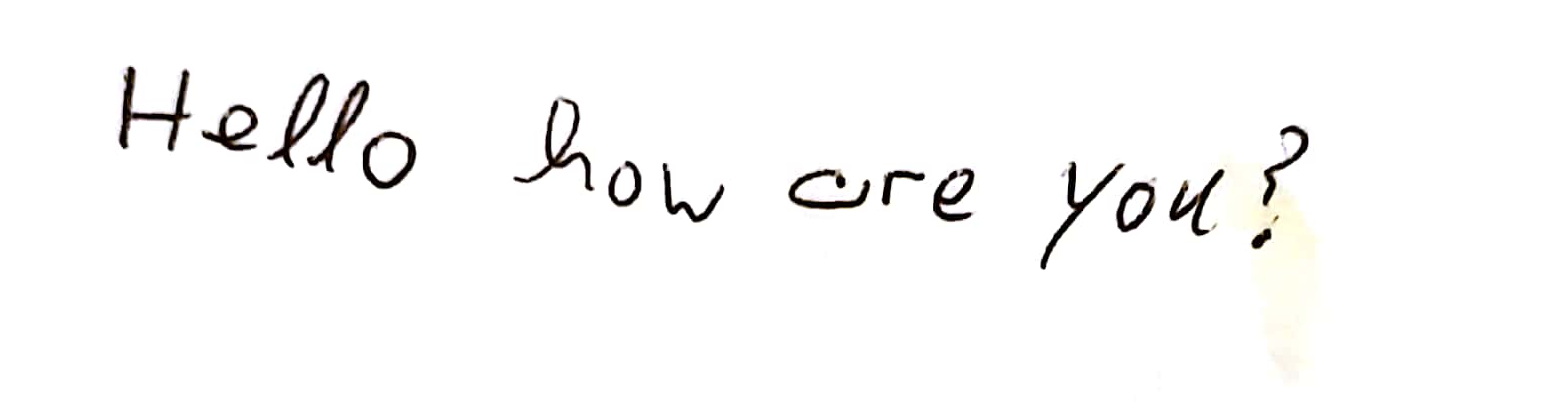
#> input picture images/scene-text-detection/example_07.png, 1542 x 402 px, found by its file name
$ python app.py   (older library calls are emulated)
#> lines starting #> are read from the running program, lines starting #| are printed output that depends on the picture; after the words box and inside, x2 and y2 are one past the last pixel; in counts of white or black regions, pixels touching at a corner belong together
import sys
import numpy as np
import cv2

im = cv2.imread('../../ocr/scene-text-detection/example_07.png')
#> im is the input picture: shape (402, 1542, 3); mean B, G, R 248.5, 248.8, 249.1
im3 = im.copy()

gray = cv2.cvtColor(im, cv2.COLOR_BGR2GRAY)
blur = cv2.GaussianBlur(gray, (5, 5), 0)
thresh = cv2.adaptiveThreshold(blur, 255, 1, 1, 11, 2)
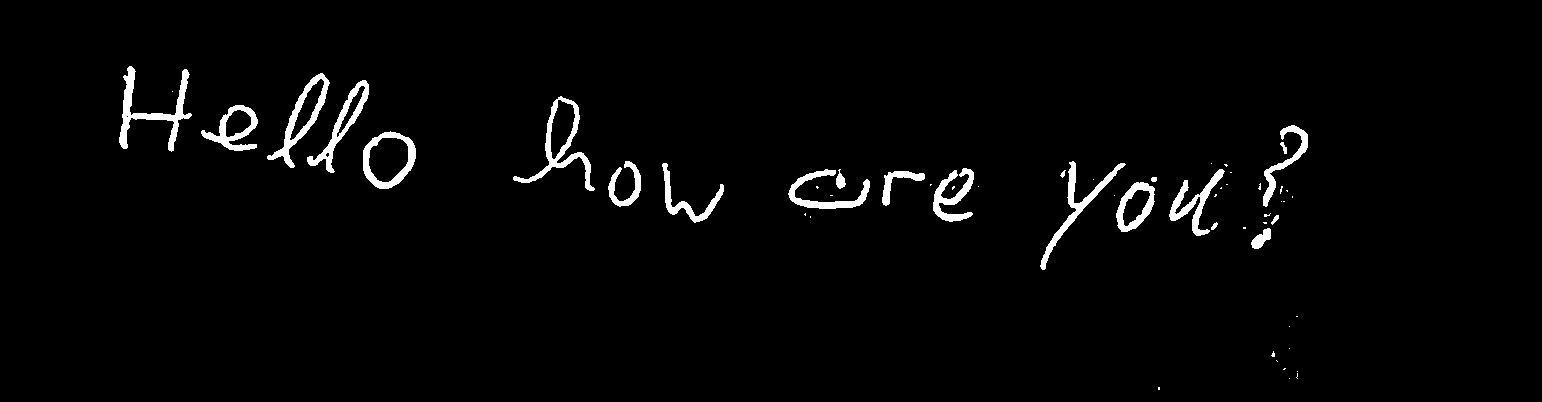
#> thresh: shape (402, 1542); 2.4% white; 57 white regions (35 under 20 px)

# Now finding Contours

image, contours, hierarchy = cv2.findContours(thresh, cv2.RETR_LIST, cv2.CHAIN_APPROX_SIMPLE)
#> contours = 65 contours, 39 with area under 20; largest, box (x1, y1, x2, y2) and area: (363, 131, 416, 189) 2264, (513, 96, 595, 191) 2022, (267, 73, 330, 168) 1741, (368, 137, 409, 183) 1388, (119, 66, 192, 152) 1278

samples = np.empty((0, 100))
responses = []
keys = [i for i in range(48, 58)]

for cnt in contours:

    if cv2.contourArea(cnt) > 50:
        [x, y, w, h] = cv2.boundingRect(cnt)
        print(h)
        if h > 10 & w < 25:
            cv2.rectangle(im, (x, y), (x + w, y + h), (0, 0, 255), 2)
            roi = thresh[y: y + h, x: x + w]
            roismall = cv2.resize(roi, (10, 10))
            cv2.imshow('norm', im)
#> this loop made 65 passes
#> (x, y, w, h) on passes 11, 26, 35, 39, 41, 42, 43, 44, 47, 48, 49, 52: (1251, 228, 20, 21), (1122, 189, 29, 38), (1116, 182, 39, 50), (882, 171, 43, 35), (1169, 169, 56, 67), (836, 169, 10, 20), (788, 169, 82, 40), (933, 168, 41, 54), (662, 163, 62, 60), (1040, 161, 86, 109), (608, 161, 33, 46), (368, 137, 41, 46)
#> cnt on passes 1, 2, 4, 5, 6, 8: [[1158, 387], [1158, 389], [1159, 389], [1159, 387]], [[1289, 378]], [[1297, 371]], [[1284, 368], [1283, 369], [1284, 369], [1285, 368]], [[1276, 360], [1277, 361]], [[1289, 348]]
#| 21
#| 38
#| 50
#| 35
#| 67
#| 20
#| 40
#| 54
#> (further printed lines are left out)
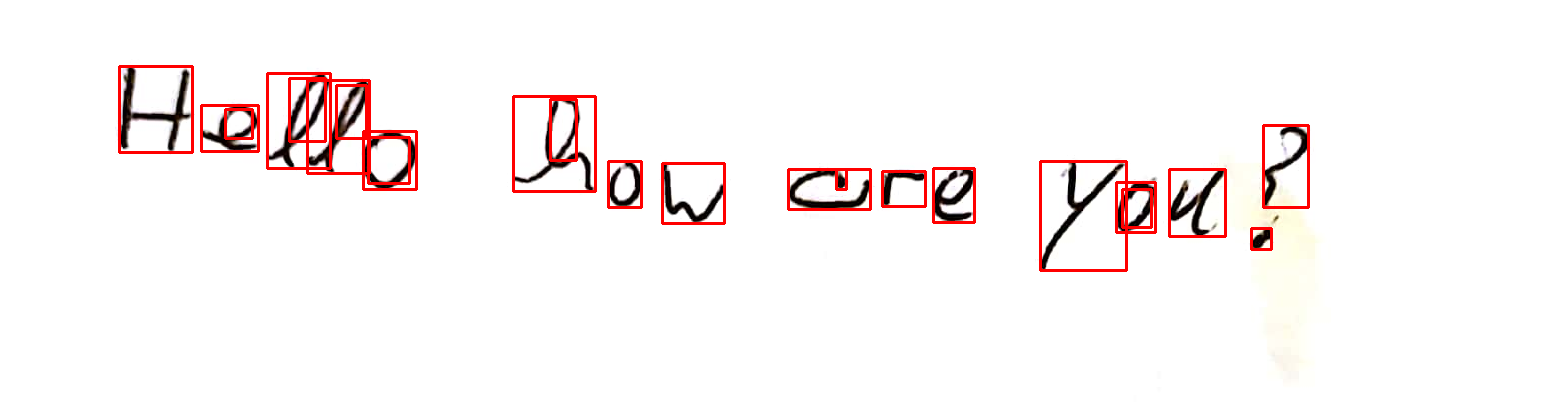
#> im: shape (402, 1542, 3); 2.31% of pixels changed, all inside (x1, y1, x2, y2) = (118, 65, 1310, 272)
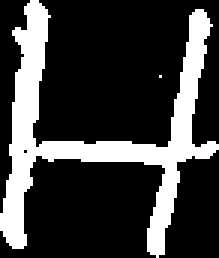
#> roi: shape (86, 73) (shown 3 times larger); 23.8% white; 2 white regions (1 under 20 px), largest, box (x1, y1, x2, y2) and area: (0, 0, 73, 86) 1496

cv2.waitKey(0)
sys.exit()
#> (the program exits here)

$ run again, with images/scene-text-detection/pitrain.png copied over images/scene-text-detection/example_07.png
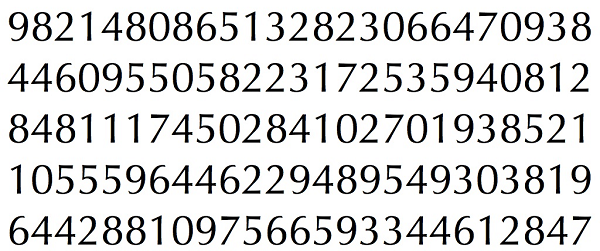
#> input picture images/scene-text-detection/pitrain.png, 600 x 251 px, found by its file name
#> im is the input picture: shape (251, 600, 3); mean B, G, R 217.5, 217.7, 217.6
#> `thresh = cv2.adaptiveThreshold(blur, 255, 1, 1, 11, 2)`:
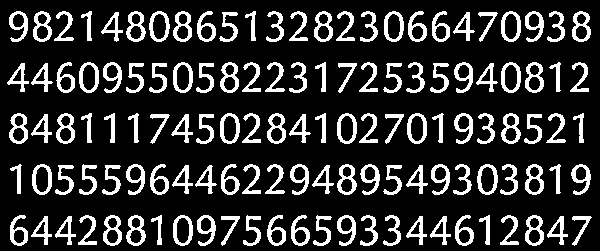
#> thresh: shape (251, 600); 18.6% white; 125 white regions
#> contours = 208 contours; largest, box (x1, y1, x2, y2) and area: (477, 164, 498, 195) 486, (32, 164, 52, 195) 480, (173, 62, 193, 93) 480, (149, 11, 170, 42) 480, (407, 113, 427, 144) 480
#> the loop `for cnt in contours: ` made 208 passes
#> (x, y, w, h) on passes 1 to 8: (528, 229, 13, 15), (458, 229, 13, 15), (294, 229, 13, 15), (270, 229, 13, 15), (129, 229, 14, 15), (106, 229, 13, 15), (13, 229, 12, 15), (551, 221, 10, 14)
#> (printed output is left out)
#> after the loop `for cnt in contours:`:
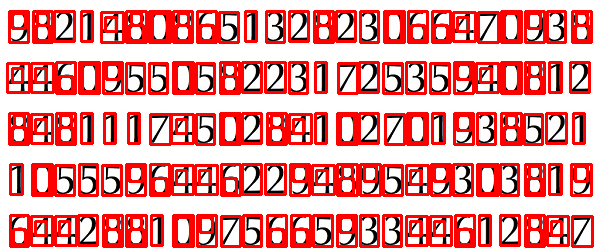
#> im: shape (251, 600, 3); mean B, G, R 156.1, 156.3, 237.3
